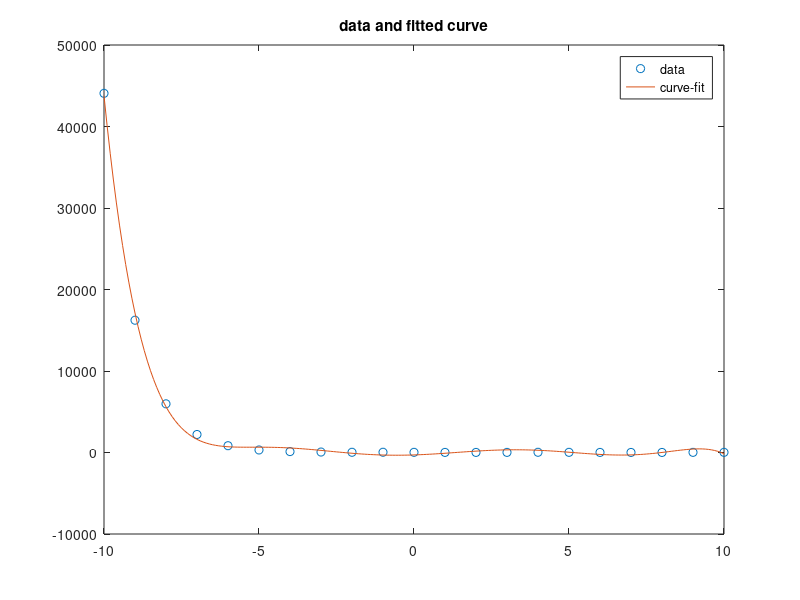
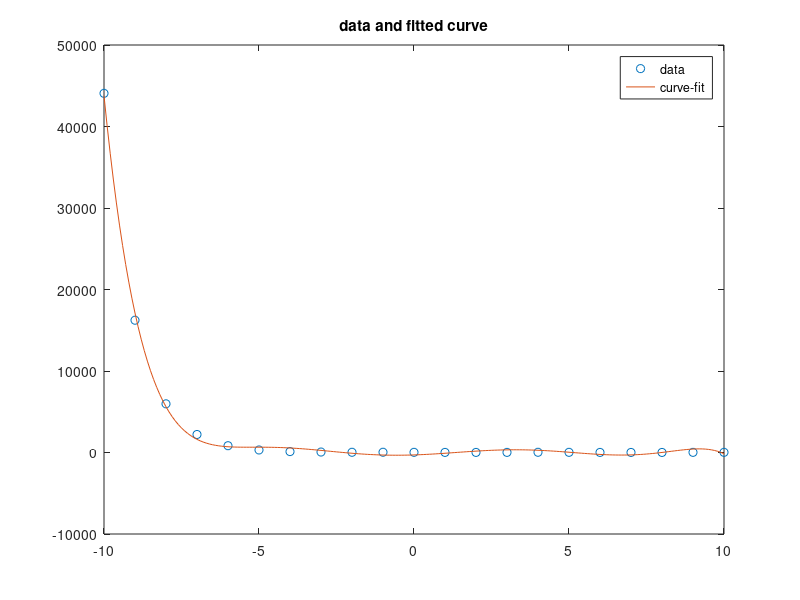

Here is the MATLAB script that generated these plots, in order:
close all,
clear,
clc
%%
x = -10:10;
y = 2*exp(x).^-1 + 3 + 25*rand(1,length(x));
% fit the data
c = polyfit(x,y,7);
% generate fitted curve
xfit = -10:0.1:10;
yfit = polyval(c,xfit);

figure 
plot(x,y,'o',xfit,yfit,'-')
legend({'data','curve-fit'})
title('data and fitted curve')

figure 
plot(x,y,'o'); 
hold on 
plot(xfit,yfit,'-')
hold off 
legend({'data','curve-fit'})
title('data and fitted curve')